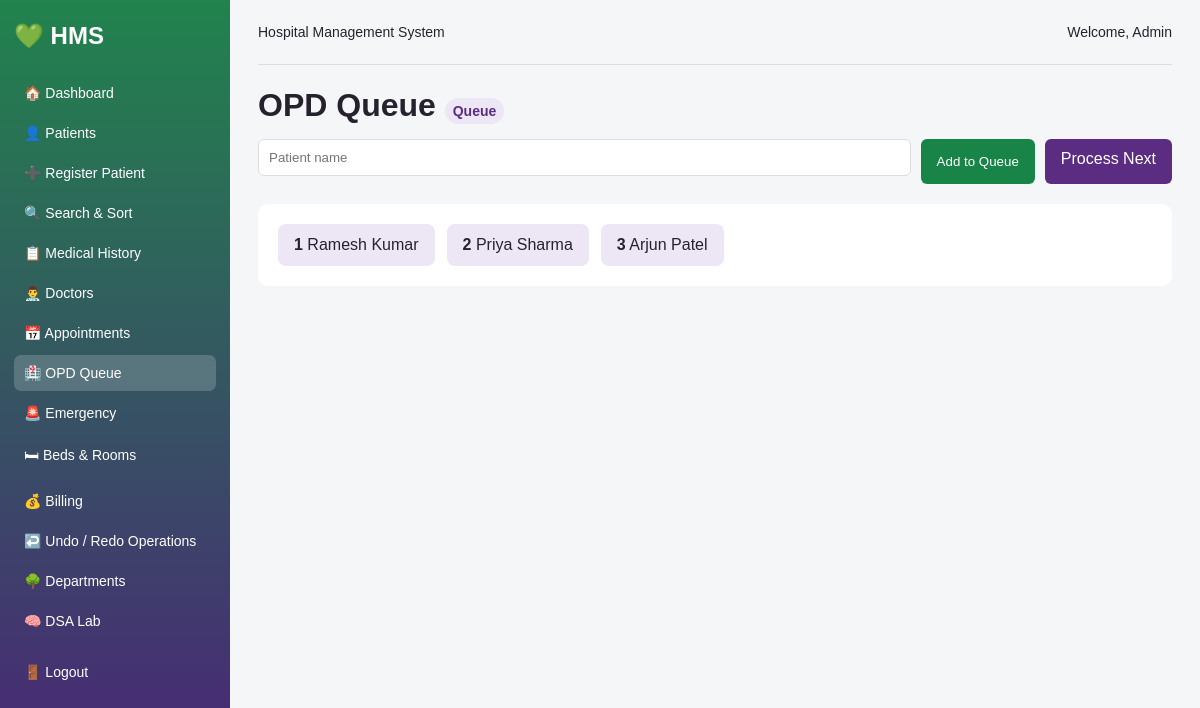
Page /opd.php (signed in) on the committed database.
### tables this page shows
CREATE TABLE opd_queue (
    id INT AUTO_INCREMENT PRIMARY KEY,
    patient_name VARCHAR(100),
    status VARCHAR(30) DEFAULT 'Waiting'
);

### opd.php (the view, shortened to what this page needs)
<?php
require "config.php";
require "header.php";
$result = $conn->query("SELECT * FROM opd_queue WHERE status='Waiting' ORDER BY id");
?>
<h1>OPD Queue <span class="tag">Queue</span></h1>
<form method="post" class="inline-form">
    <input name="patient_name" placeholder="Patient name" required>
    <button name="add_patient">Add to Queue</button>
    <a class="button secondary-link" href="opd.php?next=1">Process Next</a>
</form>
<div class="queue-list">
<?php $i=1; while ($row=$result->fetch_assoc()) { echo "<div class='queue-item'><b>$i</b> ".htmlspecialchars($row["patient_name"])."</div>"; $i++; } ?>
</div>
<?php require "footer.php"; ?>

### style.css (style rules this page uses)
* { box-sizing: border-box; font-family: Arial, sans-serif; }
body { margin: 0; background: #f5f6f8; color: #25222d; }
h1 { margin: 10px 0 5px; }
.quick-actions a, .button, button { background: #188447; color: white; text-decoration: none; border: none; border-radius: 6px; padding: 11px 16px; cursor: pointer; display: inline-block; }
.quick-actions a:nth-child(2), .quick-actions a:nth-child(4), .secondary-link { background: #5a2d82; }
input, select, textarea { width: 100%; padding: 10px; border: 1px solid #ddd; border-radius: 6px; margin-bottom: 8px; }
.inline-form, .search-bar { display: flex; gap: 10px; margin: 15px 0 20px; flex-wrap: wrap; }
.inline-form input, .inline-form select, .search-bar input, .search-bar select { flex: 1; min-width: 140px; }
.tag { font-size: 14px; background: #ede6f5; color: #5a2d82; padding: 5px 8px; border-radius: 20px; }
.queue-list { display: flex; gap: 12px; flex-wrap: wrap; background: white; padding: 20px; border-radius: 10px; }
.queue-item { padding: 12px 16px; border-radius: 8px; background: #ede6f5; }

### rows in the picture
opd_queue: patient_name "Ramesh Kumar"
opd_queue: patient_name "Priya Sharma"
opd_queue: patient_name "Arjun Patel"

### other values in the picture
$_SESSION["user"] "Admin"
